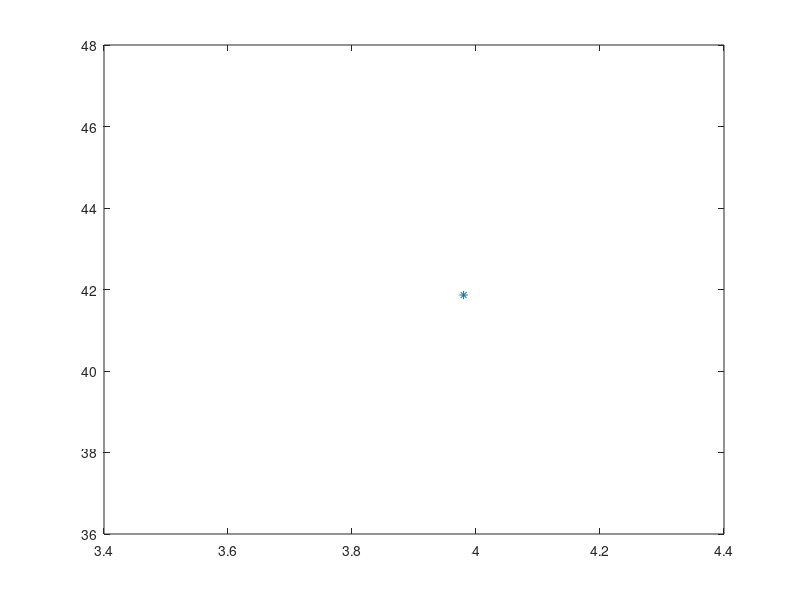

Write MATLAB code to recreate this figure.
f=@(x)(x-1)*(x-1.5)*(x-2.0)*(x-2.5);
h=0.01;
Y=0:h:4;
N=4/h;
for i=1:N-1
  DFSPT(i)=(feval(f,Y(i+1)) - feval(f,Y(i)))/h;
  plot(Y(i),DFSPT(i),'*');
end


